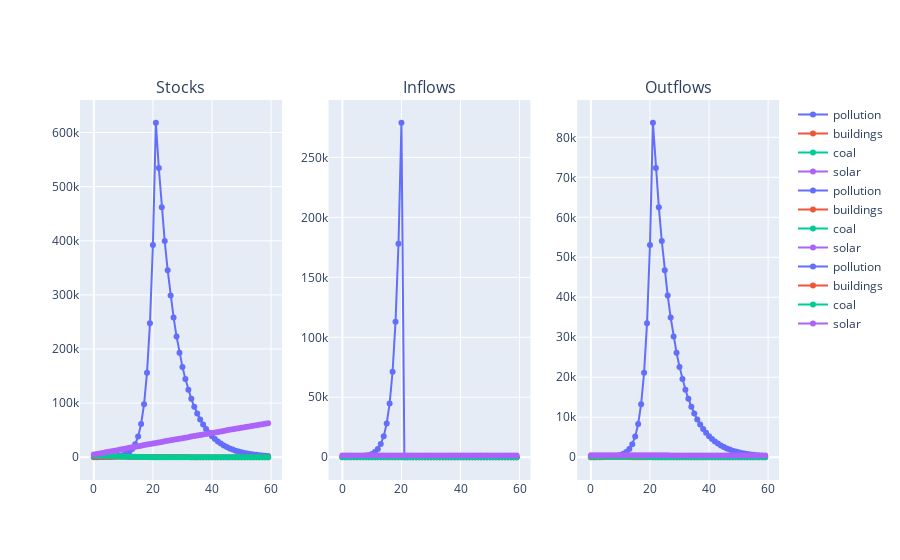

Source (notebook cell):
### Code cell
a.pollution_lim = True
a.run_sim(time_steps=60)
a.plot_sim()
